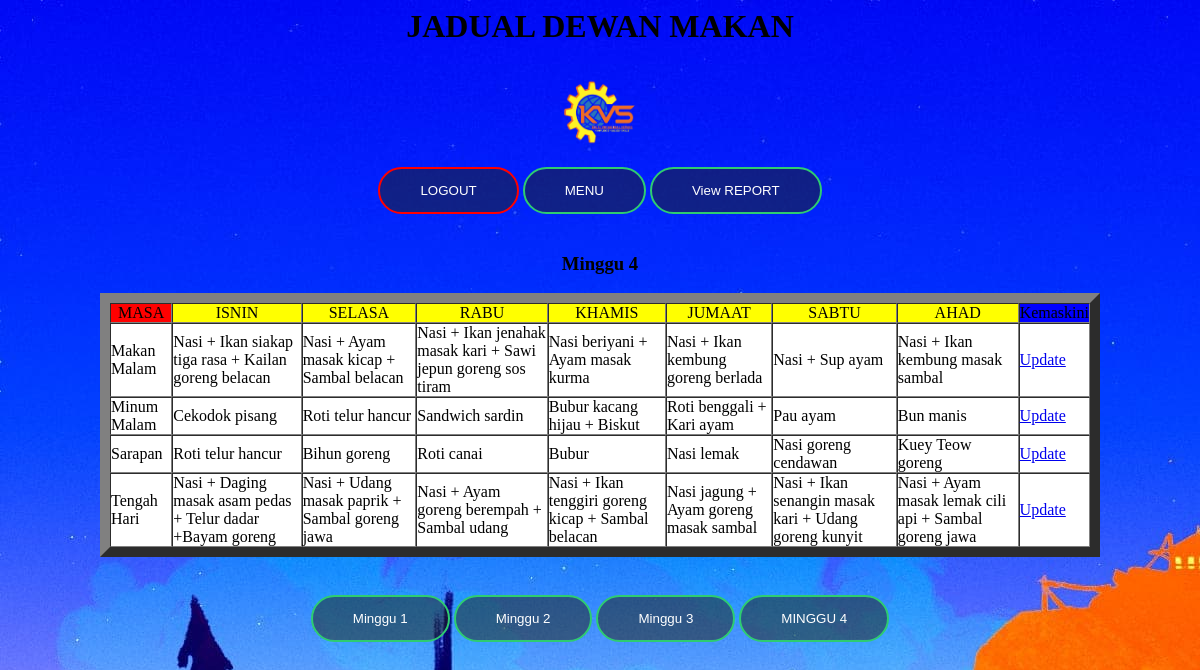
The page /dewanmakan/adminview4.php on the database its author committed.
### tables this page shows
CREATE TABLE `jadual4` (
  `Masa` varchar(50) NOT NULL,
  `ISNIN` varchar(100) NOT NULL,
  `SELASA` varchar(100) NOT NULL,
  `RABU` varchar(100) NOT NULL,
  `KHAMIS` varchar(100) NOT NULL,
  `JUMAAT` varchar(100) NOT NULL,
  `SABTU` varchar(100) NOT NULL,
  `AHAD` varchar(100) NOT NULL
);

### dewanmakan/adminview4.php (the view, shortened to what this page needs)
<head>
</head>
<body style="background-image: url('image/firewatch.jpg')">
		<link rel="stylesheet" href="style/adminview4.css">
<?php
include 'linkdb.php';
$query="select Masa, ISNIN, SELASA, RABU, KHAMIS, JUMAAT, SABTU, AHAD from jadual4";
$result=mysqli_query($con,$query);
?>
<table width="1000" bgcolor="white" align="center" cellspacing="0" cellpadding="0" border="10">
<h1><p align="center">JADUAL DEWAN MAKAN</p></h1>
<center>
<img src="image/KS.png" height="70px" width="90px">
<br><a href="logout.php"><input type="submit" name="logout" value="LOGOUT"></a>
<a href="adminmenu.php"><input type="submit" name="submit" value="MENU"></a>
<a href="adminviewreport.php"><input type="submit" name="submit" value="View REPORT"></a>
</center>
<h3><p align="center">Minggu 4</p></h3>
	<td align="center" bgcolor="red">MASA</td>
	<td align="center" bgcolor="yellow">ISNIN</td>
	<td align="center" bgcolor="yellow">SELASA</td>
	<td align="center" bgcolor="yellow">RABU</td>
	<td align="center" bgcolor="yellow">KHAMIS</td>
	<td align="center" bgcolor="yellow">JUMAAT</td>
	<td align="center" bgcolor="yellow">SABTU</td>
	<td align="center" bgcolor="yellow">AHAD</td>
	<td align="center" bgcolor="blue">Kemaskini</td>
<?php
while($jadual4=mysqli_fetch_array($result)){
	$Masa=$jadual4["Masa"];
echo "<tr>";
echo "<td>".$jadual4["Masa"]."</td>";
echo "<td>".$jadual4["ISNIN"]."</td>";
echo "<td>".$jadual4["SELASA"]."</td>";
echo "<td>".$jadual4["RABU"]."</td>";
echo "<td>".$jadual4["KHAMIS"]."</td>";
echo "<td>".$jadual4["JUMAAT"]."</td>";
echo "<td>".$jadual4["SABTU"]."</td>";
echo "<td>".$jadual4["AHAD"]."</td>";
echo "<td>","<a href=\"fromkemaskini4.php?Masa=$Masa\">Update<a/>";
echo "</tr>";
}
echo "</table>";
?>
<br>
<center>
	<a href="adminview1.php"><input type="submit" name="submit" value="Minggu 1"></a>
	<a href="adminview2.php"><input type="submit" name="submit" value="Minggu 2"></a>
	<a href="adminview3.php"><input type="submit" name="submit" value="Minggu 3"></a>
	<a href="adminview4.php"><input type="submit" name="submit" value="MINGGU 4"></a>
</center>
</body>

### dewanmakan/style/adminview4.css (style rules this page uses)
[type = "submit"] { border: 0; background: none; margin: 20px auto; text-align:center; border: 2px solid #2ecc71; padding: 14px 40px; background-color: rgba(33, 33, 18, 0.5); outline: none; color: white; border-radius: 24px; transition: 0.25s; cursor: pointer; }
[name = "logout"] { border: 0; background: none; margin: 20px auto; text-align:center; border: 2px solid red; padding: 14px 40px; background-color: rgba(33, 33, 18, 0.5); outline: none; color: white; border-radius: 24px; transition: 0.25s; cursor: pointer; }

### rows shown on the page
jadual4: Masa "Makan Malam", ISNIN "Nasi + Ikan siakap tiga rasa + Kailan goreng belacan", SELASA "Nasi + Ayam masak kicap + Sambal belacan", RABU "Nasi + Ikan jenahak masak kari + Sawi jepun goreng sos tiram", KHAMIS "Nasi beriyani + Ayam masak kurma", JUMAAT "Nasi + Ikan kembung goreng berlada", SABTU "Nasi + Sup ayam", AHAD "Nasi + Ikan kembung masak sambal"
jadual4: Masa "Minum Malam", ISNIN "Cekodok pisang", SELASA "Roti telur hancur", RABU "Sandwich sardin", KHAMIS "Bubur kacang hijau + Biskut", JUMAAT "Roti benggali + Kari ayam", SABTU "Pau ayam", AHAD "Bun manis"
jadual4: Masa "Sarapan", ISNIN "Roti telur hancur", SELASA "Bihun goreng", RABU "Roti canai", KHAMIS "Bubur", JUMAAT "Nasi lemak", SABTU "Nasi goreng cendawan", AHAD "Kuey Teow goreng"
jadual4: Masa "Tengah Hari", ISNIN "Nasi + Daging masak asam pedas + Telur dadar +Bayam goreng", SELASA "Nasi + Udang masak paprik + Sambal goreng jawa", RABU "Nasi + Ayam goreng berempah + Sambal udang", KHAMIS "Nasi + Ikan tenggiri goreng kicap + Sambal belacan", JUMAAT "Nasi jagung + Ayam goreng masak sambal", SABTU "Nasi + Ikan senangin masak kari + Udang goreng kunyit", AHAD "Nasi + Ayam masak lemak cili api + Sambal goreng jawa"
